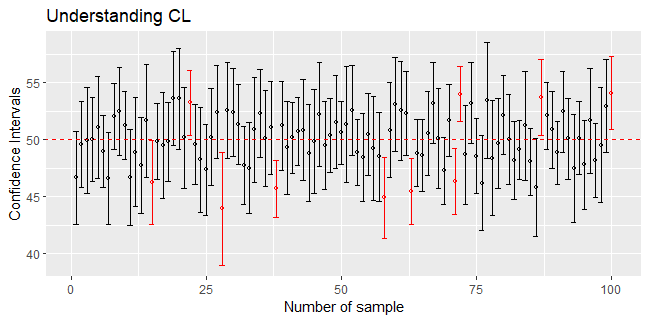

This chart was generated by the following R code:
#install.packages("BSDA")
library("BSDA")
library("ggplot2")

num.sample = 20
t.star = qt(0.95, df = num.sample - 1)
s.mean = c()
CIU = c()
CID = c()
color = c()
number = c(1:100)

for(i in 1:100)
{
  s.data = rnorm(20,50,10)
  s.mean[i] <- mean(s.data)
  s.sd <- sd(s.data)
  B <- t.star * s.sd / sqrt(num.sample)
  CIU[i] <- mean(s.data) + B
  CID[i] <- mean(s.data) - B
  if(CID[i] > 50 || CIU[i] < 50)
    color[i] = "red"
  else
    color[i] = "black"
}


df = data.frame(x = CID, y = CIU, z = color, n = number, m = s.mean)

pd <- position_dodge(1)
ggplot(data = df, aes(n,m)) +
  geom_errorbar(aes(ymin=x, ymax=y), color = color, width = 1) +
  geom_abline(intercept = 50, slope = 0,linetype = 2, color = "red") +
  geom_point(shape = 1, size = 1, color = color) +
  labs(title = "Understanding CL",
       x = "Number of sample",
       y = "Confidence Intervals")
